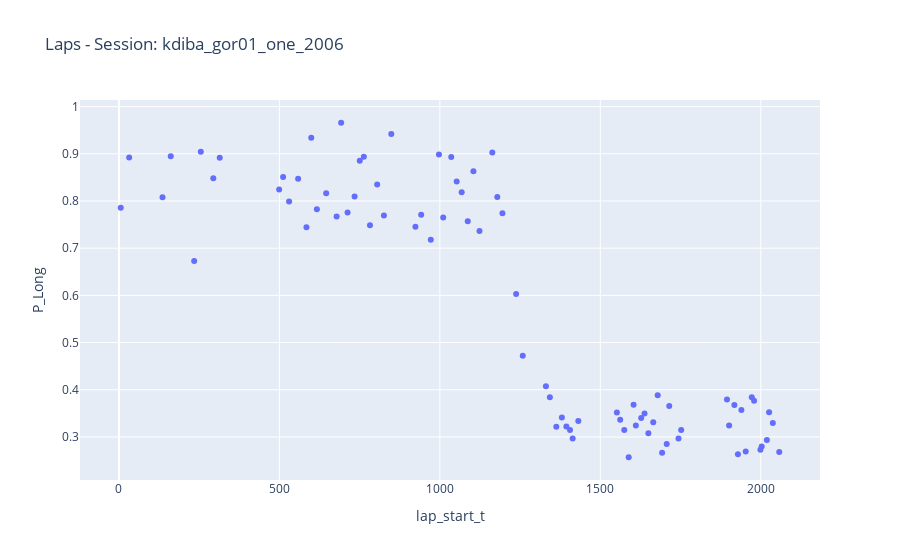
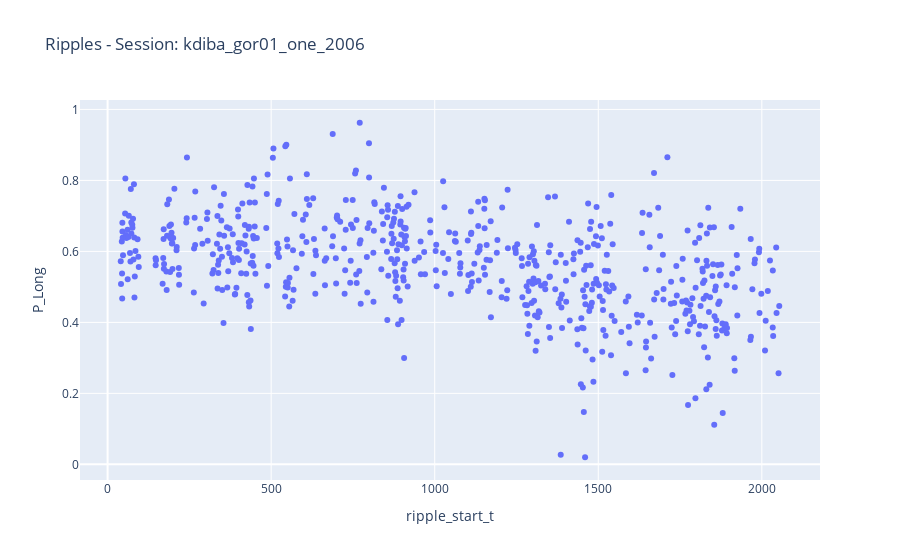
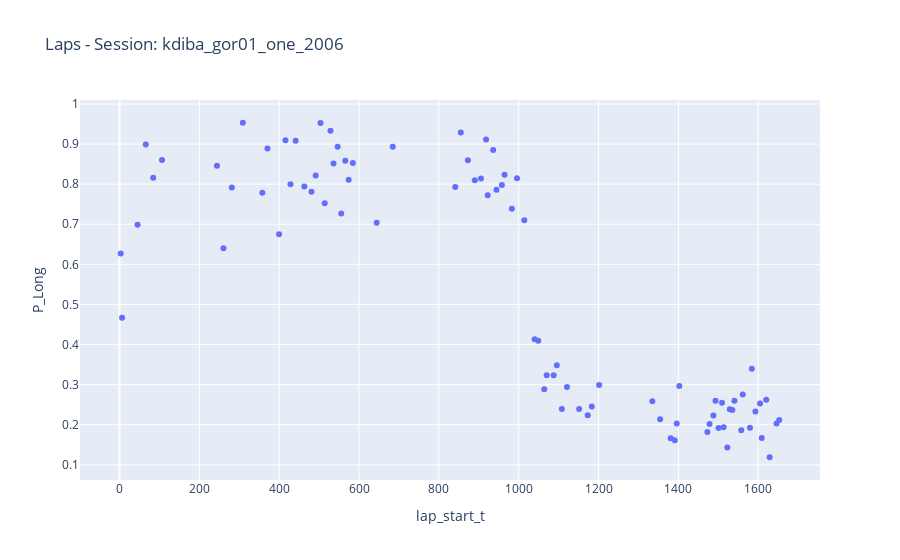
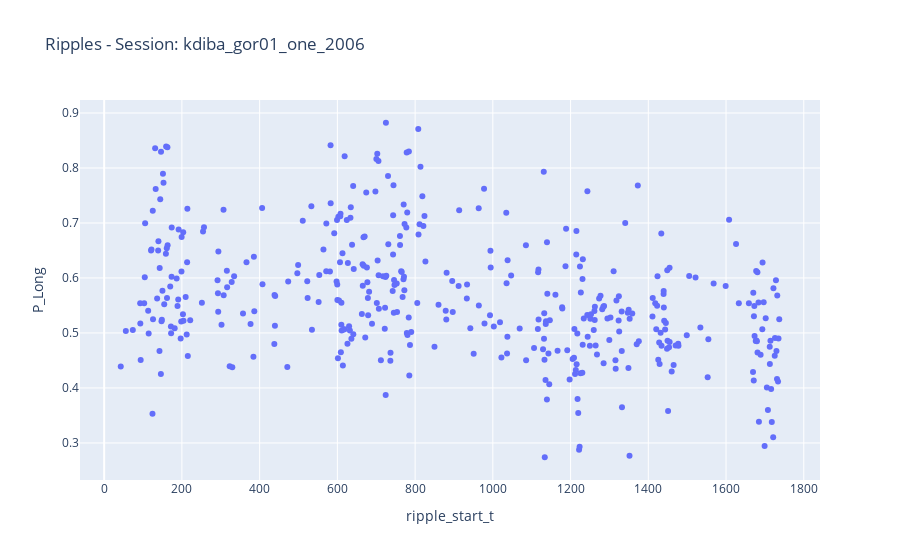

These figures' notebook cell, in order:
### Code cell
import pandas as pd
import plotly.express as px
from pathlib import Path

import polars as pl
from datetime import datetime


def plot_all_sessions(directory, save_figures=False, figure_save_extension='.png'):
    """ takes the directory containing the .csv pairs that were exported by `export_marginals_df_csv`
    Produces and then saves figures out the the f'{directory}/figures/' subfolder

    """
    if not isinstance(directory, Path):
        directory = Path(directory).resolve()
    assert directory.exists()
    print(f'plot_all_sessions(directory: {directory})')
    if save_figures:
        # Create a 'figures' subfolder if it doesn't exist
        figures_folder = Path(directory, 'figures')
        figures_folder.mkdir(parents=False, exist_ok=True)
        assert figures_folder.exists()
        print(f'\tfigures_folder: {figures_folder}')
    
    # Get all CSV files in the specified directory
    # all_csv_files = Path(directory).glob('*-(laps|ripple)_marginals_df).csv')
    all_csv_files = sorted(Path(directory).glob('*_marginals_df).csv'))

    # Separate the CSV files into laps and ripple lists
    laps_files = [file for file in all_csv_files if 'laps' in file.stem]
    ripple_files = [file for file in all_csv_files if 'ripple' in file.stem]

    # Create an empty list to store the figures
    all_figures = []

    # Iterate through the pairs and create figures
    for laps_file, ripple_file in zip(laps_files, ripple_files):
        session_name = laps_file.stem.split('-')[3]  # Extract session name from the filename
        print(f'processing session_name: {session_name}')
        
        laps_df = pd.read_csv(laps_file)
        ripple_df = pd.read_csv(ripple_file)

        # SEPERATELY _________________________________________________________________________________________________________ #
        # Create a bubble chart for laps
        fig_laps = px.scatter(laps_df, x='lap_start_t', y='P_Long', title=f"Laps - Session: {session_name}")

        # Create a bubble chart for ripples
        fig_ripples = px.scatter(ripple_df, x='ripple_start_t', y='P_Long', title=f"Ripples - Session: {session_name}")

        if save_figures:
            # Save the figures to the 'figures' subfolder
            print(f'\tsaving figures...')
            fig_laps_name = Path(figures_folder, f"{session_name}_laps_marginal{figure_save_extension}").resolve()
            print(f'\tsaving "{fig_laps_name}"...')
            fig_laps.write_image(fig_laps_name)
            fig_ripple_name = Path(figures_folder, f"{session_name}_ripples_marginal{figure_save_extension}").resolve()
            print(f'\tsaving "{fig_ripple_name}"...')
            fig_ripples.write_image(fig_ripple_name)
        
        # Append both figures to the list
        all_figures.append((fig_laps, fig_ripples))
        
        # # COMBINED ___________________________________________________________________________________________________________ #
        # # Create a subplot with laps and ripples stacked vertically
        # fig_combined = px.subplots.make_subplots(rows=2, cols=1, shared_xaxes=True, vertical_spacing=0.05,
        #                                         subplot_titles=[f"Laps - Session: {session_name}", f"Ripples - Session: {session_name}"])

        # # Add scatter traces to the subplots
        # fig_combined.add_trace(px.scatter(laps_df, x='lap_start_t', y='P_Long').data[0], row=1, col=1)
        # fig_combined.add_trace(px.scatter(ripple_df, x='ripple_start_t', y='P_Long').data[0], row=2, col=1)

        # # Update layout for better visualization
        # fig_combined.update_layout(height=600, width=800, title_text=f"Combined Plot - Session: {session_name}")

        # # Save the figure to the 'figures' subfolder
        # figure_filename = Path(figures_folder, f"{session_name}_marginal.png")
        # fig_combined.write_image(figure_filename)
        
        # all_figures.append(fig_combined)
        
        
    return all_figures

# Example usage:
# directory = '/home/halechr/FastData/collected_outputs/'
# directory = r'C:\Users\pho\Desktop\collected_outputs'
directory = r'C:/Users/pho/repos/Spike3DWorkEnv/Spike3D/output/collected_outputs'

all_session_figures = plot_all_sessions(directory, save_figures=True)

# Show figures for all sessions
for fig_laps, fig_ripples in all_session_figures:
    fig_laps.show()
    fig_ripples.show()

### Figure 1 — Plotly figure (JSON) as saved in the notebook; plotly's stock layout.template omitted (floating-point values rounded to 4 significant figures)
{"data": [{"hovertemplate": "lap_start_t=%{x}<br>P_Long=%{y}<extra></extra>", "legendgroup": "", "marker": {"color": "#636efa", "symbol": "circle"}, "mode": "markers", "name": "", "orientation": "v", "showlegend": false, "type": "scatter", "x": [5.636, 31.86, 135.8, 161.5, 234.5, 255.1, 294.0, 314.0, 499.3, 511.6, 530.2, 558.4, 584.4, 599.3, 616.8, 645.7, 678.3, 692.4, 712.5, 734.3, 750.5, 763.1, 782.3, 804.7, 825.7, 848.7, 923.9, 941.8, 971.8, 997.2, 1010.0, 1036.0, 1052.0, 1068.0, 1087.0, 1105.0, 1124.0, 1163.0, 1179.0, 1195.0, 1238.0, 1258.0, 1331.0, 1343.0, 1363.0, 1380.0, 1394.0, 1406.0, 1414.0, 1432.0, 1552.0, 1562.0, 1575.0, 1589.0, 1604.0, 1611.0, 1627.0, 1638.0, 1650.0, 1665.0, 1679.0, 1693.0, 1707.0, 1715.0, 1744.0, 1752.0, 1895.0, 1901.0, 1918.0, 1929.0, 1940.0, 1953.0, 1972.0, 1979.0, 1999.0, 2003.0, 2019.0, 2026.0, 2038.0, 2058.0], "xaxis": "x", "y": [0.7859, 0.8921, 0.8082, 0.8947, 0.673, 0.9043, 0.8481, 0.8917, 0.8242, 0.8507, 0.7988, 0.8473, 0.7445, 0.934, 0.7824, 0.8165, 0.7673, 0.9658, 0.7758, 0.8096, 0.8853, 0.8935, 0.7487, 0.835, 0.7694, 0.9422, 0.7452, 0.771, 0.7181, 0.8984, 0.7648, 0.8932, 0.8414, 0.8183, 0.7572, 0.8633, 0.7365, 0.903, 0.8086, 0.7743, 0.603, 0.4719, 0.4074, 0.3839, 0.3214, 0.341, 0.3222, 0.3149, 0.2965, 0.3338, 0.3519, 0.3367, 0.3145, 0.257, 0.368, 0.3243, 0.3403, 0.3495, 0.3079, 0.3312, 0.3881, 0.2664, 0.285, 0.3658, 0.2965, 0.3146, 0.3792, 0.3243, 0.3675, 0.2633, 0.357, 0.2694, 0.3838, 0.3764, 0.2726, 0.2795, 0.2933, 0.3524, 0.3293, 0.2678], "yaxis": "y"}], "layout": {"legend": {"tracegroupgap": 0}, "title": {"text": "Laps - Session: kdiba_gor01_one_2006"}, "xaxis": {"anchor": "y", "domain": [0, 1], "title": {"text": "lap_start_t"}}, "yaxis": {"anchor": "x", "domain": [0, 1], "title": {"text": "P_Long"}}}}

### Figure 2 — Plotly figure (JSON) as saved in the notebook; plotly's stock layout.template omitted (floating-point values rounded to 4 significant figures; data arrays with more than 128 entries replaced by an {"elided": "..."} marker saying what was removed)
{"data": [{"hovertemplate": "ripple_start_t=%{x}<br>P_Long=%{y}<extra></extra>", "legendgroup": "", "marker": {"color": "#636efa", "symbol": "circle"}, "mode": "markers", "name": "", "orientation": "v", "showlegend": false, "type": "scatter", "x": {"elided": "611 float values"}, "xaxis": "x", "y": {"elided": "611 float values"}, "yaxis": "y"}], "layout": {"legend": {"tracegroupgap": 0}, "title": {"text": "Ripples - Session: kdiba_gor01_one_2006"}, "xaxis": {"anchor": "y", "domain": [0, 1], "title": {"text": "ripple_start_t"}}, "yaxis": {"anchor": "x", "domain": [0, 1], "title": {"text": "P_Long"}}}}

### Figure 3 — Plotly figure (JSON) as saved in the notebook; plotly's stock layout.template omitted (floating-point values rounded to 4 significant figures)
{"data": [{"hovertemplate": "lap_start_t=%{x}<br>P_Long=%{y}<extra></extra>", "legendgroup": "", "marker": {"color": "#636efa", "symbol": "circle"}, "mode": "markers", "name": "", "orientation": "v", "showlegend": false, "type": "scatter", "x": [3.055, 6.357, 45.2, 65.79, 84.3, 106.4, 244.1, 260.4, 281.3, 308.9, 357.8, 370.6, 399.7, 415.7, 428.3, 441.2, 462.9, 480.8, 491.3, 503.6, 514.0, 528.4, 536.1, 546.4, 555.4, 565.6, 574.1, 584.5, 644.3, 684.4, 841.1, 855.0, 872.7, 890.0, 905.5, 918.2, 922.3, 936.2, 944.4, 957.9, 964.6, 982.8, 995.8, 1014.0, 1040.0, 1049.0, 1064.0, 1070.0, 1088.0, 1096.0, 1108.0, 1121.0, 1151.0, 1173.0, 1183.0, 1201.0, 1335.0, 1354.0, 1381.0, 1391.0, 1396.0, 1402.0, 1473.0, 1478.0, 1488.0, 1493.0, 1500.0, 1509.0, 1514.0, 1523.0, 1529.0, 1535.0, 1541.0, 1558.0, 1561.0, 1579.0, 1584.0, 1593.0, 1605.0, 1609.0, 1620.0, 1629.0, 1646.0, 1653.0], "xaxis": "x", "y": [0.6274, 0.4671, 0.6989, 0.8992, 0.816, 0.8603, 0.8462, 0.64, 0.7918, 0.9532, 0.7789, 0.889, 0.6751, 0.9093, 0.7999, 0.908, 0.7944, 0.7811, 0.8217, 0.9523, 0.7524, 0.933, 0.8514, 0.8935, 0.727, 0.8586, 0.8111, 0.8528, 0.704, 0.8935, 0.7927, 0.9289, 0.8596, 0.8098, 0.814, 0.9117, 0.7721, 0.885, 0.7863, 0.7979, 0.8235, 0.7386, 0.8149, 0.7102, 0.4133, 0.4094, 0.2882, 0.3234, 0.3231, 0.3486, 0.2391, 0.2942, 0.239, 0.2235, 0.2453, 0.2993, 0.2583, 0.2139, 0.1663, 0.1613, 0.2033, 0.2968, 0.1817, 0.2019, 0.2231, 0.26, 0.1919, 0.2551, 0.194, 0.1435, 0.2386, 0.2366, 0.26, 0.1865, 0.2753, 0.1926, 0.3395, 0.2328, 0.2527, 0.167, 0.2622, 0.1189, 0.2028, 0.2118], "yaxis": "y"}], "layout": {"legend": {"tracegroupgap": 0}, "title": {"text": "Laps - Session: kdiba_gor01_one_2006"}, "xaxis": {"anchor": "y", "domain": [0, 1], "title": {"text": "lap_start_t"}}, "yaxis": {"anchor": "x", "domain": [0, 1], "title": {"text": "P_Long"}}}}

### Figure 4 — Plotly figure (JSON) as saved in the notebook; plotly's stock layout.template omitted (floating-point values rounded to 4 significant figures; data arrays with more than 128 entries replaced by an {"elided": "..."} marker saying what was removed)
{"data": [{"hovertemplate": "ripple_start_t=%{x}<br>P_Long=%{y}<extra></extra>", "legendgroup": "", "marker": {"color": "#636efa", "symbol": "circle"}, "mode": "markers", "name": "", "orientation": "v", "showlegend": false, "type": "scatter", "x": {"elided": "412 float values"}, "xaxis": "x", "y": {"elided": "412 float values"}, "yaxis": "y"}], "layout": {"legend": {"tracegroupgap": 0}, "title": {"text": "Ripples - Session: kdiba_gor01_one_2006"}, "xaxis": {"anchor": "y", "domain": [0, 1], "title": {"text": "ripple_start_t"}}, "yaxis": {"anchor": "x", "domain": [0, 1], "title": {"text": "P_Long"}}}}
